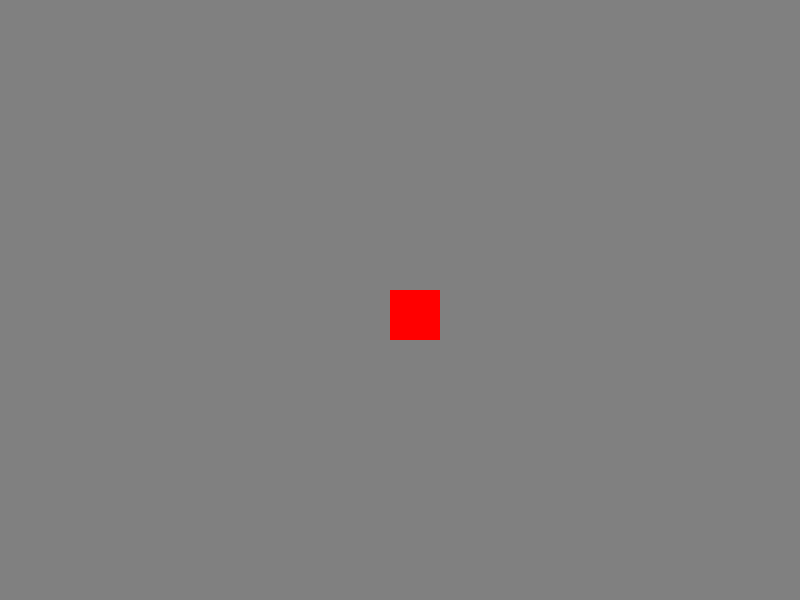
Frame 1 (no input)
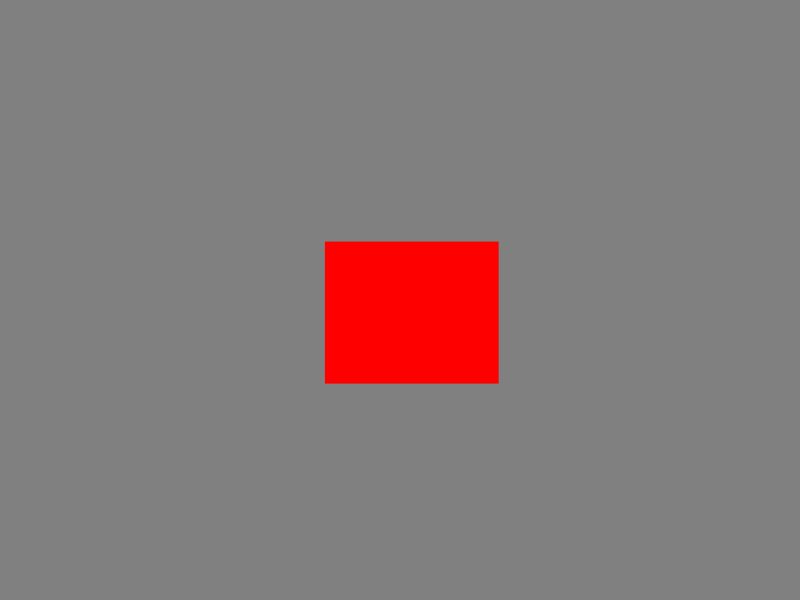
Frame 60 (the mouse pressed at the canvas centre just before this capture)
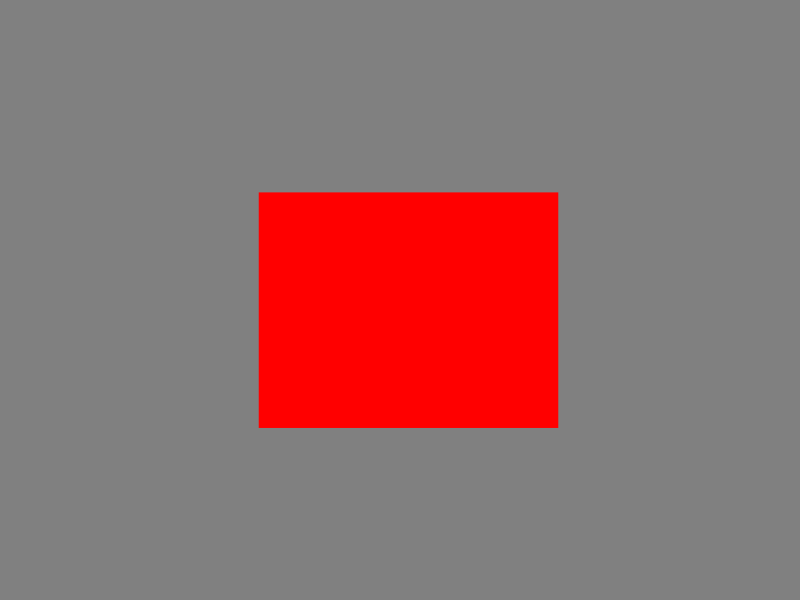
Frame 120 (the mouse held since frame 60 and released just before this capture)

The Processing sketch that drew these frames (run headless with seeded random() and noise(); from frame 60 on, the mouse is pressed at the canvas centre):

// Processing sketch: Wicked_Grower
// ── Wicked_Grower.pde
float rectX, rectY, rectS, rectS2, distanceX, distanceY;

void setup()
{
 size(800,600); 
 rectX = width/2-10;
 rectY = height/2-10;
 rectS = rectS2 = 50;
 distanceX = dist(rectX,rectX,0,0);
 distanceY = dist(rectY,rectY,0,0);
}

void draw()
{
  background(128);
  noStroke();
  fill(255,0,0);
  rect(rectX,rectY,rectS,rectS2);
  
  rectX = rectX - distanceX/500;
  rectY -= distanceY/500;
  rectS = rectS + distanceX/263;
  rectS2 += distanceY/263;
}
